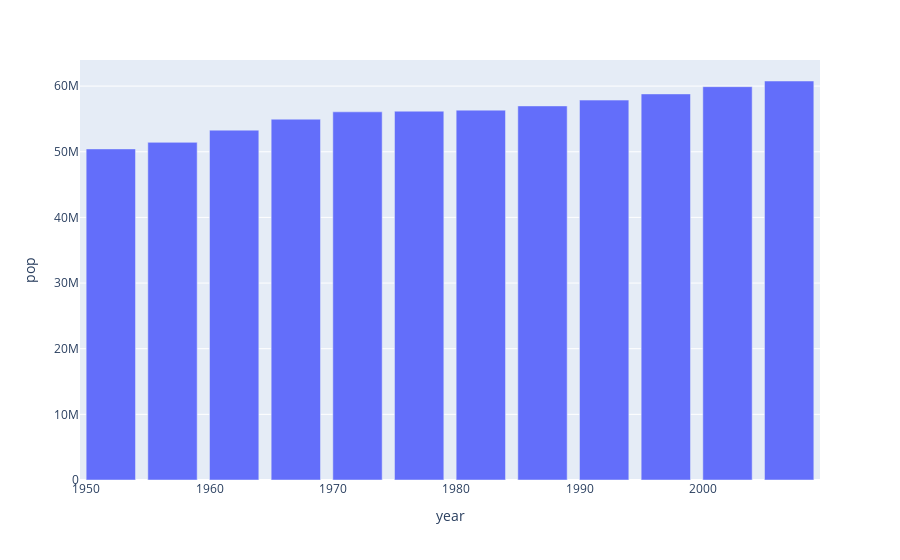

The notebook cell saved with this chart:
### Code cell
import plotly.express as px
dataframe = px.data.gapminder().query("country == 'United Kingdom'")
fig = px.bar(dataframe, x='year', y='pop')
fig.show()

### Figure 1 — Plotly figure (JSON) as saved in the notebook; plotly's stock layout.template omitted (floating-point values rounded to 4 significant figures)
{"data": [{"alignmentgroup": "True", "hovertemplate": "year=%{x}<br>pop=%{y}<extra></extra>", "legendgroup": "", "marker": {"color": "#636efa", "pattern": {"shape": ""}}, "name": "", "offsetgroup": "", "orientation": "v", "showlegend": false, "textposition": "auto", "type": "bar", "x": [1952, 1957, 1962, 1967, 1972, 1977, 1982, 1987, 1992, 1997, 2002, 2007], "xaxis": "x", "y": [50430000, 51430000, 53292000, 54959000, 56079000, 56179000, 56339704, 56981620, 57866349, 58808266, 59912431, 60776238], "yaxis": "y"}], "layout": {"barmode": "relative", "legend": {"tracegroupgap": 0}, "margin": {"t": 60}, "xaxis": {"anchor": "y", "domain": [0, 1], "title": {"text": "year"}}, "yaxis": {"anchor": "x", "domain": [0, 1], "title": {"text": "pop"}}}}
